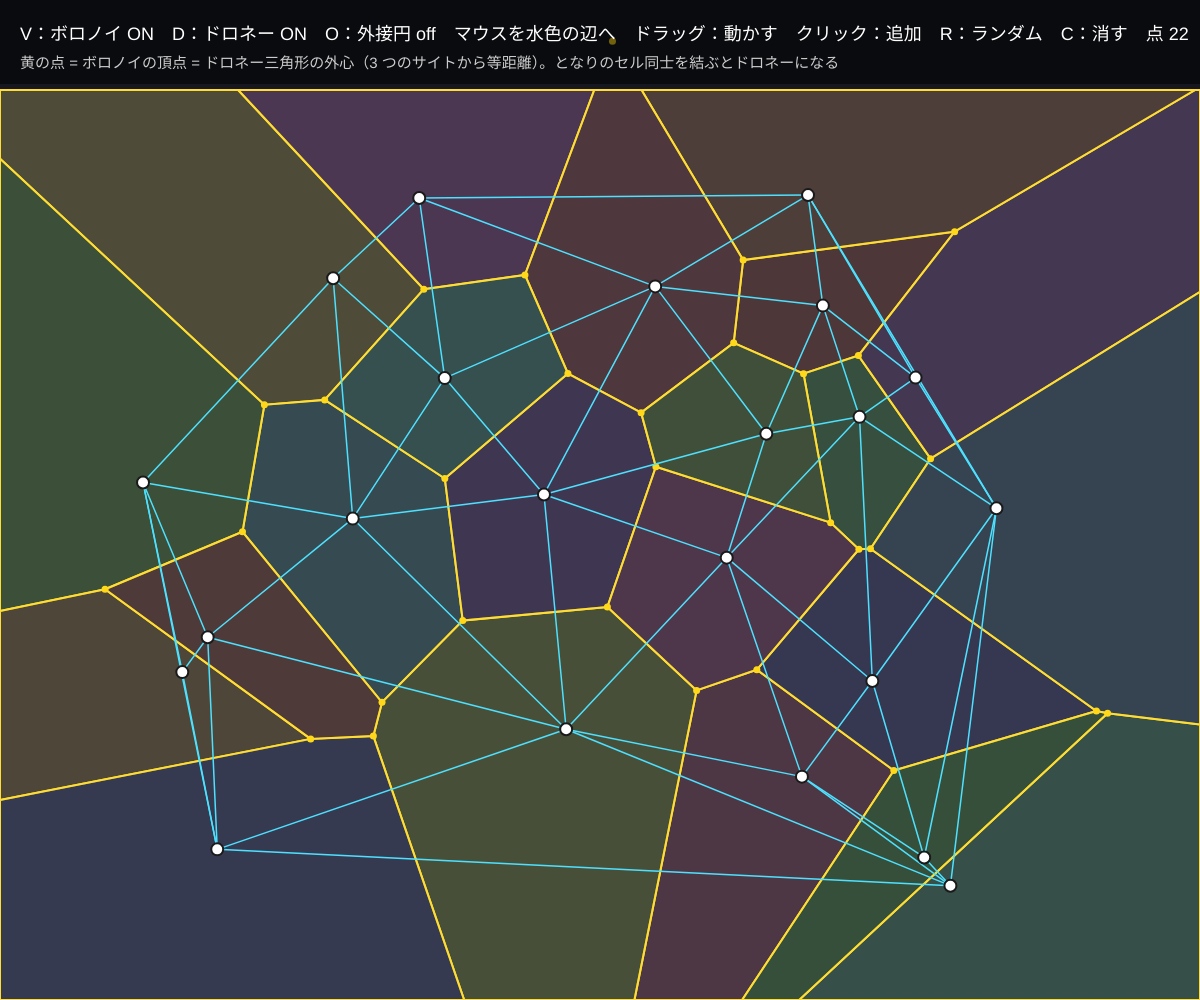
Frame 1 (no input)
Frame 60 (no input): identical to frame 1, image omitted
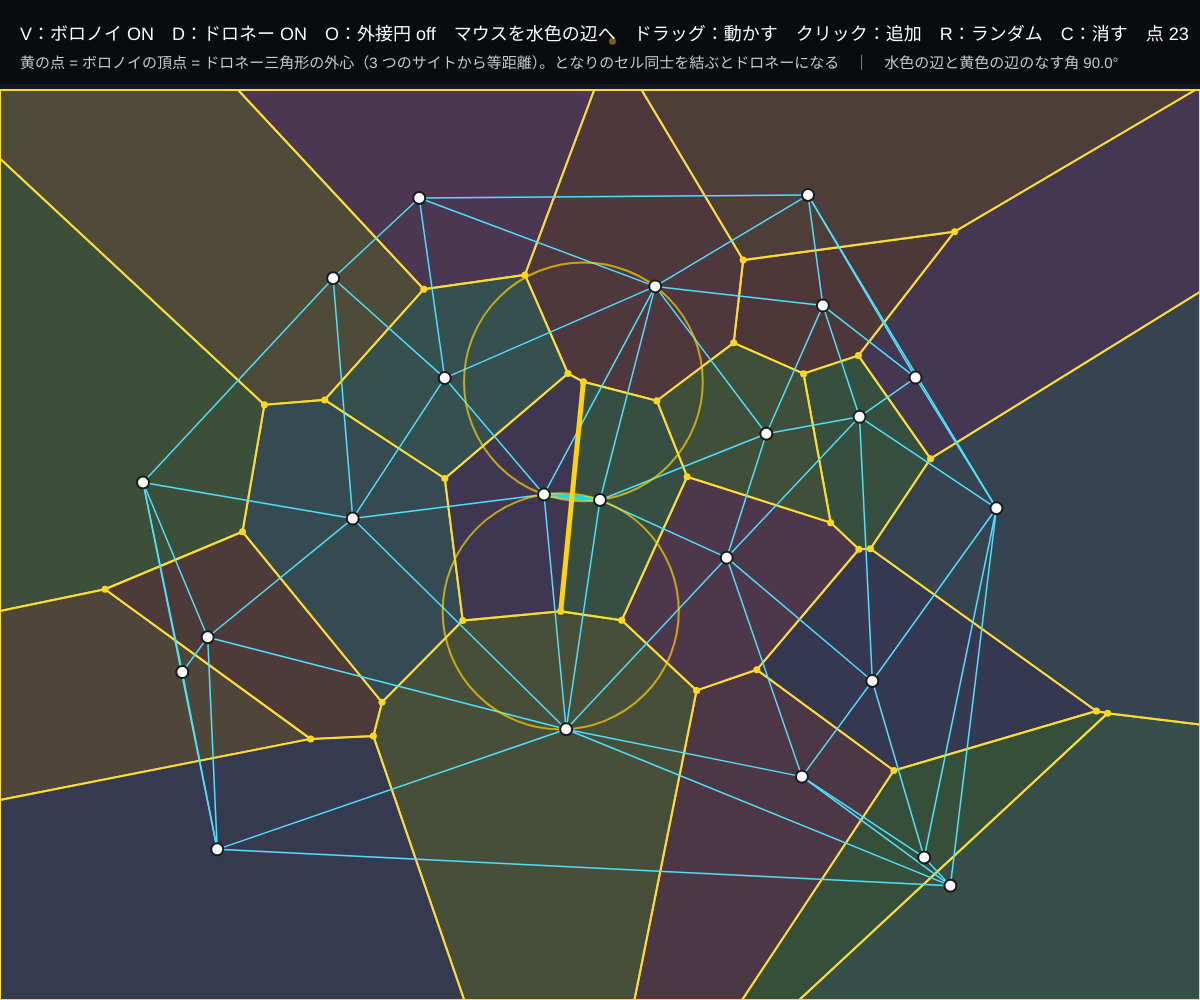
Frame 120 (the mouse pressed at the canvas centre since frame 60)

The p5.js sketch that drew these frames (run headless with seeded random() and noise() and a simulated clock; from frame 60 on, the mouse is pressed at the canvas centre):

// p5.js sketch
// ── sketch.js
// ============================================
// 04 双対性：ボロノイとドロネー
// ボロノイ図とドロネー三角形分割は「裏表」の関係（双対）
//   となり合うセルのサイト同士を結ぶ = ドロネーの辺。ボロノイの辺はその辺と直交する。三角形の外心 = ボロノイの頂点
// V = ボロノイ / D = ドロネー / O = 外接円 / マウスを辺に近づける = 対応する辺 / ドラッグ = 動かす / クリック = 追加 / R = ランダム / C = 消す
// ============================================

let sites = [];
let showV = true, showD = true, showO = false;
let cells = [], tris = [], circ = [];
let edgeMap = new Map();  // ドロネーの辺 "i_j" → その辺を持つ三角形の番号
let dirty = true;
let dragging = -1;

function setup() {
  createCanvas(windowWidth, windowHeight);
  colorMode(HSB, 360, 100, 100, 100);
  randomSites(22);
}
function randomSites(n) {
  sites = [];
  for (let i = 0; i < n; i++) sites.push({ x: random(80, width - 80), y: random(140, height - 60) });
  dirty = true;
}

function rebuild() {
  cells = sites.map((s, i) => voronoiCell(sites, i, 0, 90, width, height));
  tris = delaunay(sites);
  circ = tris.map((t) => circumcircle(sites[t[0]], sites[t[1]], sites[t[2]]));
  edgeMap = new Map();
  tris.forEach((t, ti) => {
    for (let e = 0; e < 3; e++) {
      let a = t[e], b = t[(e + 1) % 3], id = min(a, b) + '_' + max(a, b);
      if (!edgeMap.has(id)) edgeMap.set(id, []);
      edgeMap.get(id).push(ti);
    }
  });
  dirty = false;
}

// ドロネーの辺 (a, b) に対応するボロノイの辺：両側の三角形の外心を結ぶ。片側しかない（外周）なら外向きに半直線
function dualEdge(a, b, list) {
  let c1 = circ[list[0]];
  if (list.length === 2) { let c2 = circ[list[1]]; return [c1.x, c1.y, c2.x, c2.y]; }
  let t = tris[list[0]], third = t.find((v) => v !== a && v !== b);
  let mx = (sites[a].x + sites[b].x) / 2, my = (sites[a].y + sites[b].y) / 2;
  let nx = -(sites[b].y - sites[a].y), ny = sites[b].x - sites[a].x, L = sqrt(nx * nx + ny * ny) || 1;
  if ((sites[third].x - mx) * nx + (sites[third].y - my) * ny > 0) { nx = -nx; ny = -ny; }   // 3 番目の点と反対向き
  return [c1.x, c1.y, c1.x + nx / L * 3000, c1.y + ny / L * 3000];
}

function segDist(px, py, x1, y1, x2, y2) {
  let dx = x2 - x1, dy = y2 - y1, l2 = dx * dx + dy * dy;
  let t = l2 ? constrain(((px - x1) * dx + (py - y1) * dy) / l2, 0, 1) : 0;
  return dist(px, py, x1 + t * dx, y1 + t * dy);
}

function draw() {
  background(230, 25, 12);
  if (dirty) rebuild();

  if (showV) {
    for (let i = 0; i < cells.length; i++) {
      fill((i * 137.5) % 360, 35, 45, 60); stroke(50, 80, 100); strokeWeight(2);
      beginShape(); for (let p of cells[i]) vertex(p.x, p.y); endShape(CLOSE);
    }
    noStroke(); fill(50, 90, 100);
    for (let c of circ) circle(c.x, c.y, 7);            // ボロノイの頂点 = 外心
  }
  if (showO) {
    noFill(); stroke(0, 0, 100, 25); strokeWeight(1);
    for (let c of circ) if (c.r2 < 4e6) circle(c.x, c.y, 2 * sqrt(c.r2));
  }
  if (showD) {
    stroke(190, 70, 100); strokeWeight(1.5);
    for (let id of edgeMap.keys()) { let [a, b] = id.split('_').map(Number); line(sites[a].x, sites[a].y, sites[b].x, sites[b].y); }
  }

  // マウスにいちばん近いドロネーの辺と、その双対のボロノイの辺
  let best = null, bd = 18;
  for (let [id, list] of edgeMap) {
    let [a, b] = id.split('_').map(Number);
    let d = segDist(mouseX, mouseY, sites[a].x, sites[a].y, sites[b].x, sites[b].y);
    if (d < bd) { bd = d; best = { a, b, list }; }
  }
  let info = '';
  if (best) {
    let { a, b, list } = best, e = dualEdge(a, b, list);
    stroke(190, 90, 100); strokeWeight(5); line(sites[a].x, sites[a].y, sites[b].x, sites[b].y);
    stroke(50, 100, 100); strokeWeight(5); line(e[0], e[1], e[2], e[3]);
    for (let ti of list) { noFill(); stroke(50, 100, 100, 70); strokeWeight(2); circle(circ[ti].x, circ[ti].y, 2 * sqrt(circ[ti].r2)); }
    // 直交の確認：2 本の向きの内積
    let ux = sites[b].x - sites[a].x, uy = sites[b].y - sites[a].y, vx = e[2] - e[0], vy = e[3] - e[1];
    let cosv = (ux * vx + uy * vy) / ((sqrt(ux * ux + uy * uy) * sqrt(vx * vx + vy * vy)) || 1);
    info = '　｜　水色の辺と黄色の辺のなす角 ' + nf(degrees(acos(constrain(abs(cosv), 0, 1))), 1, 1) + '°' + (list.length === 1 ? '（外周の辺 → ボロノイ側は無限に伸びる）' : '');
  }

  for (let s of sites) { stroke(0, 0, 10); strokeWeight(2); fill(0, 0, 100); circle(s.x, s.y, 12); }

  noStroke(); fill(0, 0, 0, 55); rect(0, 0, width, 84);
  fill(0, 0, 100); textSize(18);
  text('V：ボロノイ ' + (showV ? 'ON' : 'off') + '　D：ドロネー ' + (showD ? 'ON' : 'off') + '　O：外接円 ' + (showO ? 'ON' : 'off') + '　マウスを水色の辺へ　ドラッグ：動かす　クリック：追加　R：ランダム　C：消す　点 ' + sites.length + '　辺 ' + edgeMap.size + '　三角形 ' + tris.length, 20, 40);
  fill(0, 0, 80); textSize(15);
  text('黄の点 = ボロノイの頂点 = ドロネー三角形の外心（3 つのサイトから等距離）。となりのセル同士を結ぶとドロネーになる' + info, 20, 68);
}

function mousePressed() {
  if (mouseY < 90) return;
  for (let i = 0; i < sites.length; i++) if (dist(mouseX, mouseY, sites[i].x, sites[i].y) < 14) { dragging = i; return; }
  sites.push({ x: mouseX, y: mouseY }); dirty = true;
}
function mouseDragged() {
  if (dragging < 0) return;
  sites[dragging].x = constrain(mouseX, 0, width); sites[dragging].y = constrain(mouseY, 90, height); dirty = true;
}
function mouseReleased() { dragging = -1; }
function keyPressed() {
  if (key === 'v' || key === 'V') showV = !showV;
  if (key === 'd' || key === 'D') showD = !showD;
  if (key === 'o' || key === 'O') showO = !showO;
  if (key === 'r' || key === 'R') randomSites(floor(random(10, 40)));
  if (key === 'c' || key === 'C') { sites = []; dirty = true; }
}

// ---------- やってみよう ----------
// 1. サイトを 1 つドラッグして、ボロノイの頂点（黄）と外接円の中心がいつも一致していることを確かめよう
// 2. セルの辺の数 = そのサイトから出ているドロネーの辺の数。いくつかのサイトで数えて確かめよう
// 3. 外周のサイト（凸包の上）のセルは無限に広がっている（画面の端で切れているだけ）。どのサイトがそう？
// 4. オイラーの公式：点 n、ドロネーの辺 e、三角形 t のあいだに n − e + t = 1 が成り立つ。表示の数で確かめよう


// ==================================================
// ここから下は「ボロノイ図の道具」（ほかのスケッチにもそのままコピーして使える）
//   voronoiCell(sites, i, x0, y0, x1, y1) … サイト i の領域（多角形）。長方形を垂直二等分線で切っていく（O(n²)）
//   delaunay(pts) … ドロネー三角形分割（Bowyer–Watson 法）。[[i, j, k], ...] を返す
//   circumcircle(a, b, c) … 外接円 {x, y, r2}（r2 = 半径の 2 乗）
//   polyArea(poly) / polyCentroid(poly) … 多角形の面積と重心
// ==================================================
function voronoiCell(sites, i, x0, y0, x1, y1) {
  let poly = [{ x: x0, y: y0 }, { x: x1, y: y0 }, { x: x1, y: y1 }, { x: x0, y: y1 }];
  let a = sites[i];
  for (let j = 0; j < sites.length && poly.length > 2; j++) {
    if (j === i) continue;
    let b = sites[j];
    // a の側 ＝ (b − a)・p ≦ (|b|² − |a|²) / 2　（a と b の垂直二等分線で切る）
    poly = clipHalfPlane(poly, b.x - a.x, b.y - a.y, (b.x * b.x + b.y * b.y - a.x * a.x - a.y * a.y) / 2);
  }
  return poly;
}
// nx·x + ny·y ≦ c の側だけ残す（Sutherland–Hodgman の 1 本分）
function clipHalfPlane(poly, nx, ny, c) {
  let out = [];
  for (let k = 0; k < poly.length; k++) {
    let p = poly[k], q = poly[(k + 1) % poly.length];
    let dp = nx * p.x + ny * p.y - c, dq = nx * q.x + ny * q.y - c;
    if (dp <= 0) out.push(p);
    if ((dp < 0 && dq > 0) || (dp > 0 && dq < 0)) {
      let t = dp / (dp - dq);
      out.push({ x: p.x + (q.x - p.x) * t, y: p.y + (q.y - p.y) * t });
    }
  }
  return out;
}
function polyArea(poly) {
  let s = 0;
  for (let k = 0; k < poly.length; k++) { let p = poly[k], q = poly[(k + 1) % poly.length]; s += p.x * q.y - q.x * p.y; }
  return Math.abs(s) / 2;
}
function polyCentroid(poly) {
  let a = 0, cx = 0, cy = 0;
  for (let k = 0; k < poly.length; k++) {
    let p = poly[k], q = poly[(k + 1) % poly.length], cr = p.x * q.y - q.x * p.y;
    a += cr; cx += (p.x + q.x) * cr; cy += (p.y + q.y) * cr;
  }
  if (Math.abs(a) < 1e-9) {
    let sx = 0, sy = 0;
    for (let p of poly) { sx += p.x; sy += p.y; }
    return poly.length ? { x: sx / poly.length, y: sy / poly.length } : { x: 0, y: 0 };
  }
  return { x: cx / (3 * a), y: cy / (3 * a) };
}
function circumcircle(a, b, c) {
  let d = 2 * (a.x * (b.y - c.y) + b.x * (c.y - a.y) + c.x * (a.y - b.y));
  if (Math.abs(d) < 1e-9) return { x: (a.x + b.x + c.x) / 3, y: (a.y + b.y + c.y) / 3, r2: Infinity };
  let a2 = a.x * a.x + a.y * a.y, b2 = b.x * b.x + b.y * b.y, c2 = c.x * c.x + c.y * c.y;
  let x = (a2 * (b.y - c.y) + b2 * (c.y - a.y) + c2 * (a.y - b.y)) / d;
  let y = (a2 * (c.x - b.x) + b2 * (a.x - c.x) + c2 * (b.x - a.x)) / d;
  return { x, y, r2: (a.x - x) * (a.x - x) + (a.y - y) * (a.y - y) };
}
// Bowyer–Watson：点を 1 つずつ入れ、「外接円の中に新しい点がある三角形」を消して穴を新しい点とつなぐ
function delaunay(pts) {
  let n = pts.length;
  if (n < 3) return [];
  let x0 = Infinity, y0 = Infinity, x1 = -Infinity, y1 = -Infinity;
  for (let p of pts) { x0 = Math.min(x0, p.x); y0 = Math.min(y0, p.y); x1 = Math.max(x1, p.x); y1 = Math.max(y1, p.y); }
  let m = Math.max(x1 - x0, y1 - y0, 1) * 20, cx = (x0 + x1) / 2, cy = (y0 + y1) / 2;
  let P = pts.concat([{ x: cx - m, y: cy - m }, { x: cx + m, y: cy - m }, { x: cx, y: cy + m }]);   // 全部を囲む大きな三角形
  let mk = (i, j, k) => ({ v: [i, j, k], c: circumcircle(P[i], P[j], P[k]) });
  let tris = [mk(n, n + 1, n + 2)];
  for (let i = 0; i < n; i++) {
    let p = P[i], edges = new Map(), keep = [];
    for (let t of tris) {
      if ((p.x - t.c.x) * (p.x - t.c.x) + (p.y - t.c.y) * (p.y - t.c.y) < t.c.r2) {
        for (let e = 0; e < 3; e++) {
          let a = t.v[e], b = t.v[(e + 1) % 3], id = a < b ? a + '_' + b : b + '_' + a;
          if (edges.has(id)) edges.delete(id); else edges.set(id, [a, b]);   // 2 回出た辺 = 穴の内側なので消す
        }
      } else keep.push(t);
    }
    for (let [a, b] of edges.values()) keep.push(mk(a, b, i));
    tris = keep;
  }
  return tris.filter((t) => t.v[0] < n && t.v[1] < n && t.v[2] < n).map((t) => t.v);
}
